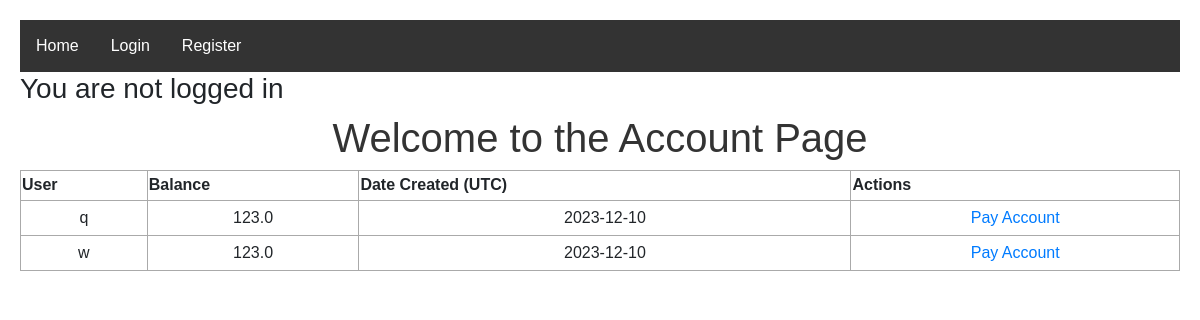
/account, run on an earlier commit of the app's database.
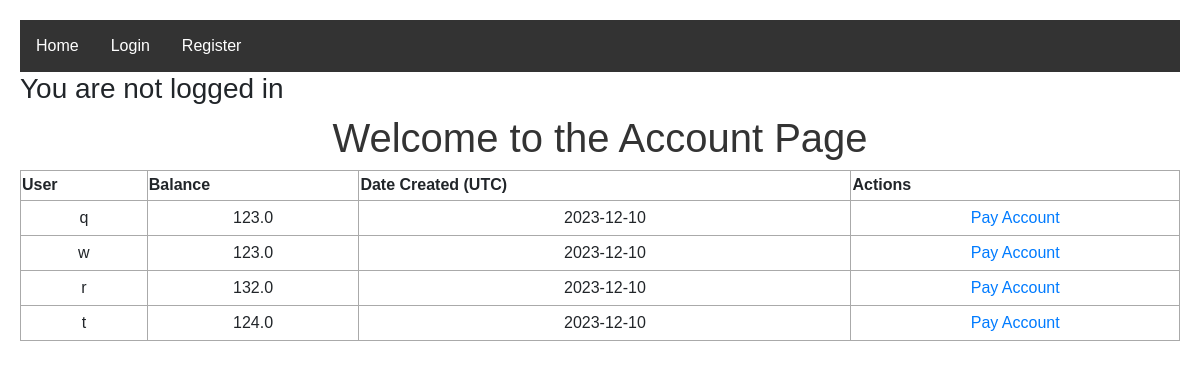
And on a later commit of the database.
### app.py (models this page shows, shortened)
class Users(UserMixin, db.Model):
    __tablename__ = 'users'
    id = db.Column(db.Integer, primary_key=True)
    username = db.Column(db.String(250), unique=True, nullable=False)
    password = db.Column(db.String(250), nullable=False)
    balance = db.Column(db.Float, nullable=False)
    date_created = db.Column(db.DateTime, default=datetime.utcnow)
    items = db.relationship('Items', secondary='user_items', backref='users')

### app.py (the view)
@app.route('/account', methods=['POST', 'GET'])
def account():
    users = Users.query.order_by(Users.date_created).all()
    return render_template('account.html', users=users)

### templates/account.html (shortened to what this page needs)
{% extends 'base.html' %}
{% block body %}
    <h1>Welcome to the Account Page</h1>
    <div>
        <table>
            <tr>
                <th>User</th>
                <th>Balance</th>
                <th>Date Created (UTC)</th>
                <th>Actions</th>
            </tr>
            {% for user in users %}
                <tr>
                    <td>{{ user.username }}</td>
                    <td>{{ user.balance }}</td>
                    <td>{{ user.date_created.date() }}</td>
                    {% if user == current_user %}
                    <td>
                        <a href="/delete/{{ user.id }}">DELETE Account</a>
                    </td>
                    {% else: %}
                    <td>
                        <a href="/delete/{{ user.id }}">Pay Account</a>
                    </td>
                    {% endif %}
                </tr>
            {% endfor %}
        </table>
    </div>
{% endblock %}

What changed in the data, as far as the page shows it:
added Users: username "r", balance "132.0", date_created "2023-12-10"
added Users: username "t", balance "124.0", date_created "2023-12-10"
